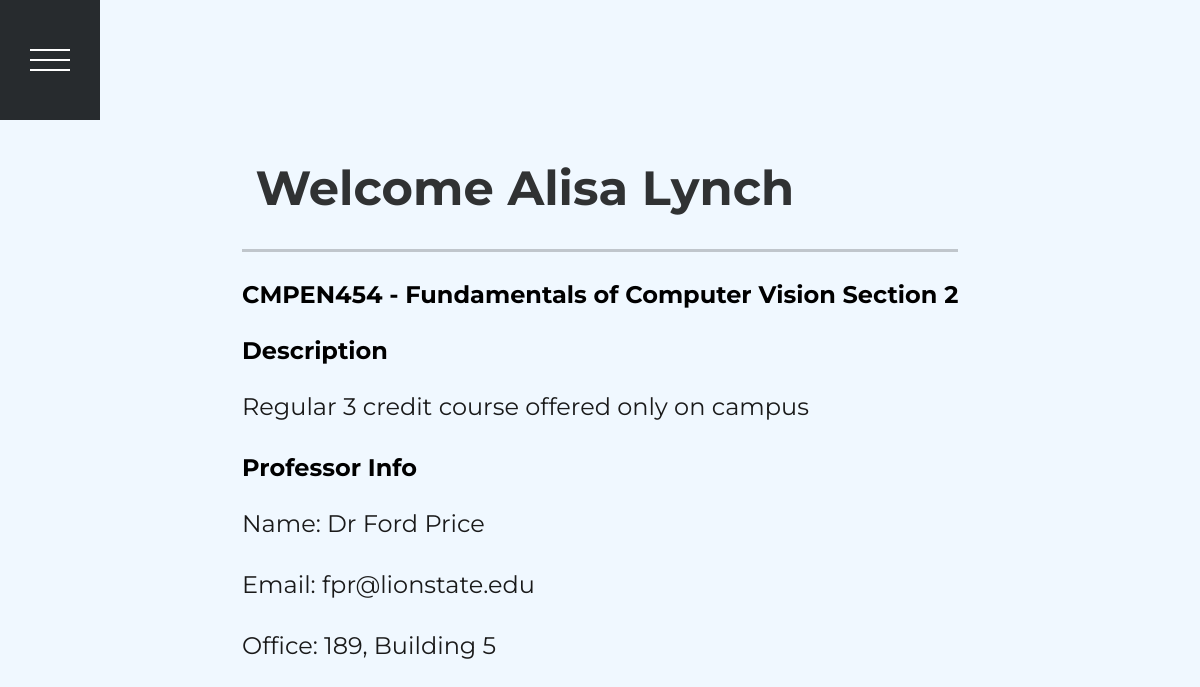
/student/CMPEN454 (signed in), run on the app's committed database.
### tables this page shows
CREATE TABLE "Student"
(
	email text
		constraint Students_pk
			primary key,
	password text,
	name text,
	age integer,
	gender text,
	major text,
	street text,
	zipcode text
, password_reset boolean default false);

CREATE TABLE "Course"
(
	course_id text
		constraint Course_pk
			primary key,
	course_name text,
	course_description text
);

CREATE TABLE "Professor"
(
	email text
		constraint Professor_pk
			primary key,
	password text,
	name text,
	age integer,
	gender text,
	office_address text,
	department text,
	title text
, password_reset boolean default false);

### app.py (the view)
@app.route("/student/<string:course>", methods=['POST', 'GET'])
def student_course(course):
    error = None
    username = get_studentname(session.get('current_user', None))
    course_result = get_courseinfo(course)
    enrolls_result = get_studentcourses(session.get('current_user',None), course)
    section = enrolls_result[0][2]
    hw_result = get_hwdetails(course, section)
    exam_result = get_examdetails(course,section)
    professor_result = get_professorinfo(course, section)
    hwgrades_result = get_hwgrades(session.get('current_user', None), course, section)
    examgrades_result = get_examgrades(session.get('current_user', None), course, section)
    course_name = course_result[0][1]
    course_desc = course_result[0][2]
    return render_template("student_course.html", error=error,
                                                    course_id = course,
                                                    section = section,
                                                    course_name = course_name,
                                                    course_desc = course_desc,
                                                    hw_result = hw_result,
                                                    exam_result = exam_result,
                                                    hwgrades_result = hwgrades_result,
                                                    examgrades_result= examgrades_result,
                                                    professor_result = professor_result,
                                                    username = username)

### app.py (called while the page is built)
def get_professorinfo(course, section):
    connection = sql.connect('database.db')
    cursor = connection.execute("SELECT p.name, p.email, p.office_address "
                                "FROM Section s, Prof_team_members pt, Professor p "
                                "WHERE   s.course_id = ? AND "
                                        "s.sec_no = ? AND pt.teaching_team_id = s.teaching_team_id AND "
                                        "pt.prof_email = p.email;",(course,section))
    r = cursor.fetchall()
    return r

def get_hwdetails(course_id, sec_no):
    connection = sql.connect('database.db')
    cursor = connection.execute('SELECT * FROM Homework WHERE course_id = ? and sec_no = ?;', (course_id,sec_no))
    r = cursor.fetchall()
    return r

def get_hwgrades(student, course, section):
    connection = sql.connect('database.db')
    cursor = connection.execute('SELECT h.hw_no, h.grade, max(h1.grade), min(h1.grade), avg(h1.grade) FROM Homework_grades h, Homework_grades h1 where h.student_email = ? AND h.course_id = ? AND h.sec_no = ? and h.course_id = h1.course_id and h.sec_no = h1.sec_no and h.hw_no = h1.hw_no;', (student, course, section))
    r = cursor.fetchall()
    return r

def get_courseinfo(course_id):
    connection = sql.connect('database.db')
    cursor = connection.execute('SELECT * FROM Course WHERE course_id = ?;',(course_id,))
    r = cursor.fetchall()
    return r

def get_examdetails(course, section):
    connection = sql.connect('database.db')
    cursor = connection.execute('SELECT * FROM Exam WHERE course_id = ? and sec_no = ?;', (course, section))
    r = cursor.fetchall()
    return r

def get_examgrades(student, course, section):
    connection = sql.connect('database.db')
    cursor = connection.execute('SELECT e.exam_no, e.grade, max(e1.grade),min(e1.grade),avg(e1.grade) FROM Exam_grades e, Exam_grades e1 WHERE e.student_email = ? AND e.course_id = ? AND e.sec_no = ? and e.course_id = e1.course_id and e.sec_no = e1.sec_no and e.exam_no = e1.exam_no;', (student, course, section))
    r = cursor.fetchall()
    return r

def get_studentname(email):
    connection = sql.connect('database.db')
    cursor = connection.execute('SELECT * FROM Student WHERE email = ?;',(email, ))
    r = cursor.fetchall()
    return r[0][2]

### templates/student_course.html (shortened to what this page needs)
<!DOCTYPE html>
<html lang="en" >
<head>
  <link rel="stylesheet" href="//maxcdn.bootstrapcdn.com/font-awesome/4.3.0/css/font-awesome.min.css">
    <link rel="stylesheet" href="https://cdnjs.cloudflare.com/ajax/libs/normalize/5.0.0/normalize.min.css">
</head>
<body bgcolor="#f0f8ff">
  <nav class="nav">
  <div class="burger">
    <div class="burger__patty"></div>
  </div>
  <ul class="nav__list">
    <li class="nav__item">
      <a href="reset_password" class="nav__link c-blue"><img src="/static/resetpass_white.png" width="60px" height="60px"></a>
    </li>
    <li class="nav__item">
      <a href="../../" class="nav__link c-blue"><img src="/static/logout_white.png" width="40px" height="40px"></a>
    </li>
  </ul>
</nav>
<section class="panel" id="1">
    <form class="panel__wrapper" method="post">
    <div class="panel__content">
      <h1 class="panel__headline">&nbsp;Welcome {{ username }}</h1>
      <div class="panel__block"></div>
    <h2> {{ course_id }} - {{ course_name }}  Section {{ section }}</h2>
    <h2>Description</h2>
    <p> {{ course_desc }}</p>
    <h2>Professor Info</h2>
    <p> Name: {{ professor_result[0][0] }}</p>
    <p> Email: {{ professor_result[0][1] }}</p>
    <p> Office: {{ professor_result[0][2] }}</p>
    </div>
  </form>
</section>
</body>
</html>

### templates/student_course.html (style rules this page uses)
* { box-sizing: border-box; }
body { font-family: 'Montserrat'; line-height: 1.5; -webkit-font-smoothing: antialiased; }
ul { list-style-type: none; padding: 0; margin: 0; }
.nav { position: fixed; z-index: 1; top: 0; left: 0; width: 100px; -webkit-backface-visibility: hidden; backface-visibility: hidden; }
.nav__list { display: flex; flex-flow: column wrap; height: 85vh; -webkit-transform: translate(0, -100%); transform: translate(0, -100%); transition: all 0.5s cubic-bezier(0.175, 0.885, 0.32, 1.275); }
.nav__item { flex: 1; position: relative; }
.nav__link { display: flex; justify-content: center; align-items: center; position: absolute; height: 100%; width: 100%; top: 0; left: 0; text-decoration: none; font-size: 24px; background: #2b3033; transition: all 0.5s cubic-bezier(0.175, 0.885, 0.32, 1.275); }
.burger { height: 15vh; position: relative; display: flex; justify-content: center; align-items: center; z-index: 2; background: #2b3033; cursor: pointer; transition: all 0.5s cubic-bezier(0.175, 0.885, 0.32, 1.275); }
.burger__patty { position: relative; height: 2px; width: 40px; background: white; }
.burger__patty:before { content: ""; position: absolute; top: -10px; left: 0; height: 2px; width: 100%; background: white; }
.burger__patty:after { content: ""; position: absolute; top: 10px; left: 0; height: 2px; width: 100%; background: white; }
.burger__patty, .burger__patty:before, .burger__patty:after { will-change: transform; transition: all 0.5s cubic-bezier(0.175, 0.885, 0.32, 1.275); }
.panel { min-height: 100vh; display: flex; align-items: center; justify-content: center; overflow: hidden; }
.panel__wrapper { padding: 7vh 7vw; -webkit-perspective: 1000px; perspective: 1000px; }
.panel__content { will-change: transform; -webkit-transform: scale(0.7) rotateX(-230deg); transform: scale(0.7) rotateX(-230deg); -webkit-transform-origin: center 80%; transform-origin: center 80%; opacity: 0; transition: all 0.5s cubic-bezier(0.175, 0.885, 0.32, 1.275); }
.panel__content--active { -webkit-transform: none; transform: none; opacity: 1; }
.panel__headline { font-weight: 700; opacity: 0.8; font-size: 48px; margin: 0 0 25px 0; }
.panel p { margin: 0 0 25px 0; color: #1a1a1a; font-size: 24px; max-width: 800px; }
.panel p:last-child { margin-bottom: 0; }
.panel__block { height: 3px; background: rgba(0, 0, 0, 0.2); margin: 0 0 25px 0; }
.c-blue { color: #5fc7ea; }

### data on the page
Student: name "Alisa Lynch"
Course: course_name "Fundamentals of Computer Vision", course_description "Regular 3 credit course offered only on campus"
Professor: name "Dr Ford Price", email "fpr@lionstate.edu", office_address "189, Building 5"

### other printed values
{{ course_id }} "CMPEN454"
{{ section }} "2"
